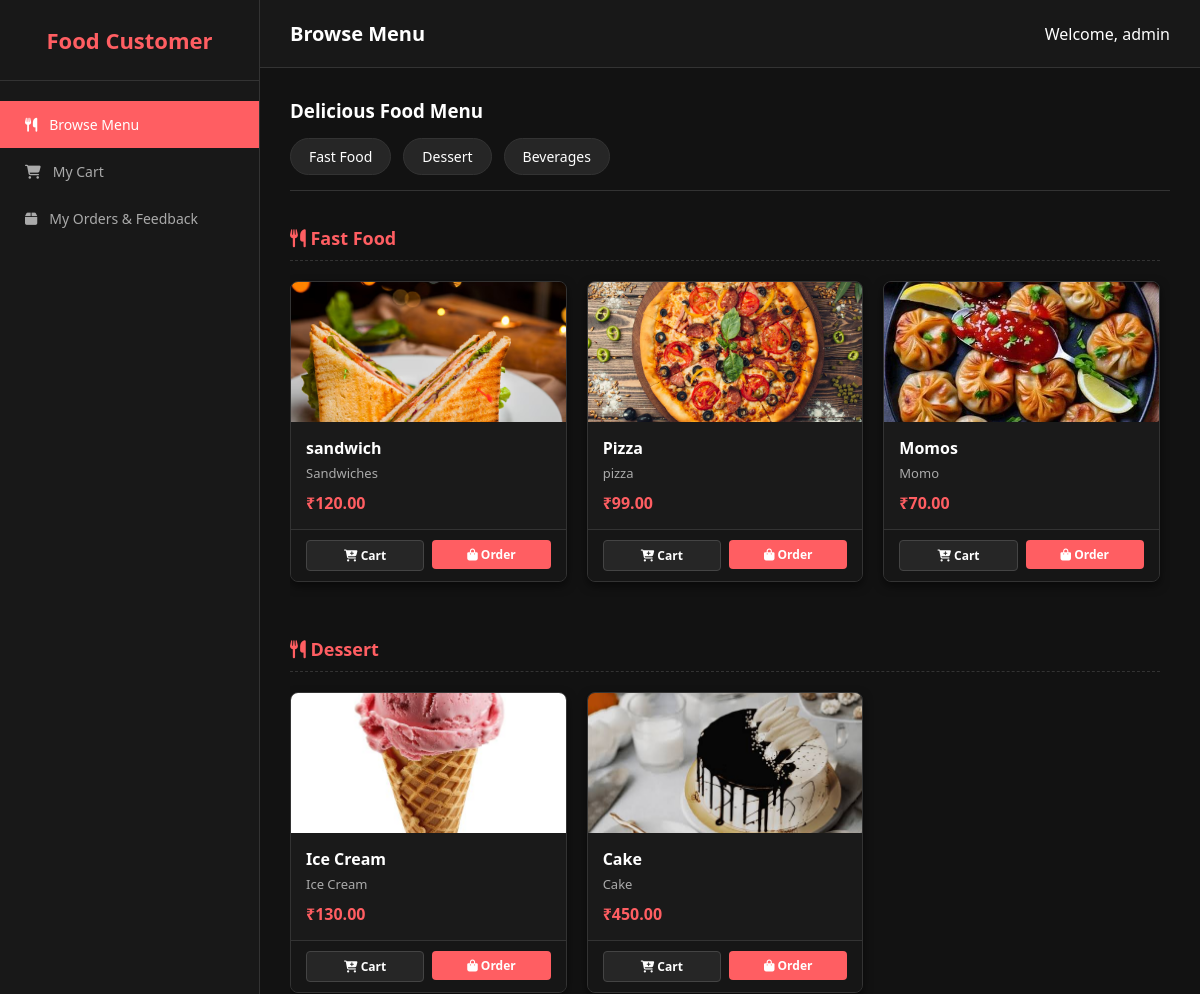
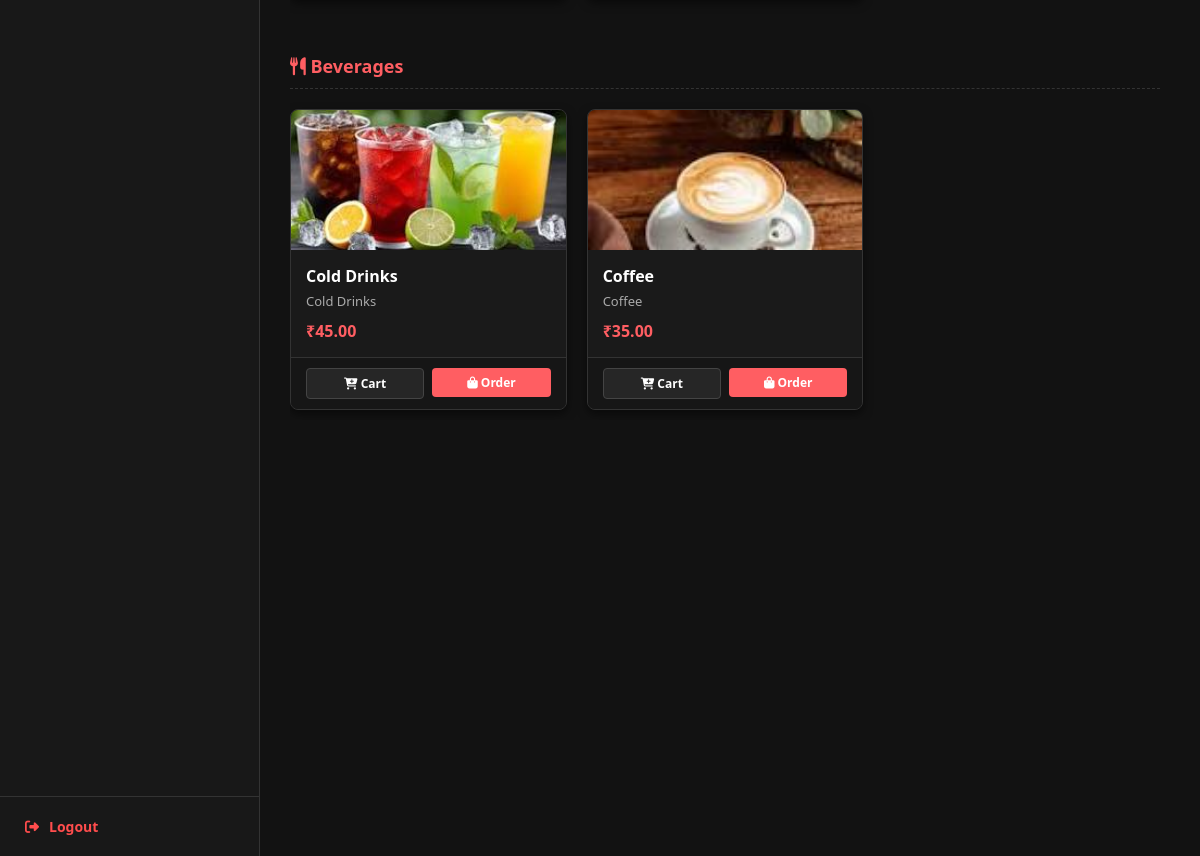
Screenshot of /customer-dashboard/ (signed in) with the database file from the repository (2 pictures, top to bottom).
### restaurant/models.py (models this page shows, shortened)
class Category(models.Model):
    name = models.CharField(max_length=100)

class Product(models.Model):
    sub_category = models.ForeignKey(SubCategory, on_delete=models.CASCADE)
    name = models.CharField(max_length=100)
    price = models.DecimalField(max_digits=10, decimal_places=2)
    image = models.ImageField(upload_to='product_images/', blank=True, null=True)
    available = models.BooleanField(default=True)

class SubCategory(models.Model):
    category = models.ForeignKey(Category, on_delete=models.CASCADE)
    name = models.CharField(max_length=100)

### restaurant/views.py (the view, shortened to what this page needs)
# urls.py: path('customer-dashboard/', views.customer_dashboard, name='customer_dashboard'),
@login_required
def customer_dashboard(request):
    cart = Cart.objects.filter(user=request.user).first()
    cart_items = []
    if cart:
        raw_cart_items = CartItem.objects.filter(cart=cart)
        for item in raw_cart_items:
            item.item_total = item.product.price * item.quantity
            cart_items.append(item)
    user_orders = Order.objects.filter(customer=request.user).exclude(status__iexact='Cancelled').order_by('-id')
    for ord in user_orders:
        ord.feedback_obj = OrderFeedback.objects.filter(order=ord).first()
    context = {
        'categories': Category.objects.all(),
        'subcategories': SubCategory.objects.all(),
        'products': Product.objects.all(),
        'cart_items': cart_items,
        'orders': user_orders,
    }
    return render(request, 'customer_dashboard.html', context)

### templates/customer_dashboard.html (shortened to what this page needs)
<!DOCTYPE html>
<html lang="en">
<head>
    <link rel="stylesheet" href="https://cdnjs.cloudflare.com/ajax/libs/font-awesome/6.4.0/css/all.min.css">
</head>
<body>
    <div class="sidebar">
        <div class="sidebar-brand">Food Customer</div>
        <ul class="sidebar-menu">
            <li class="active" onclick="switchTab(event, 'menu-tab')"><i class="fa-solid fa-utensils"></i> Browse Menu</li>
            <li onclick="switchTab(event, 'cart-tab')"><i class="fa-solid fa-cart-shopping"></i> My Cart</li>
            <li onclick="switchTab(event, 'orders-tab')"><i class="fa-solid fa-box"></i> My Orders & Feedback</li>
        </ul>
        <div class="sidebar-logout">
            <a href="{% url 'logout_url' %}"><i class="fa-solid fa-right-from-bracket"></i> Logout</a>
        </div>
    </div>
    <div class="main-content">
        <div class="header">
            <h2 id="page-title">Browse Menu</h2>
            <span>Welcome, {{ request.user.username }}</span>
        </div>
        <div class="content-body">
            <div id="menu-tab" class="tab-content active">
                <h3>Delicious Food Menu</h3>
                <div class="cat-scroll-nav">
                    {% for cat in categories %}
                    <a href="#cat-{{ cat.id }}">{{ cat.name }}</a>
                    {% endfor %}
                </div>
                <div class="menu-scroll-area">
                    {% for cat in categories %}
                    <div id="cat-{{ cat.id }}" style="padding-top: 15px; margin-bottom: 40px;">
                        <h4 style="color: #ff5e62; font-size: 18px; border-bottom: 1px dashed #333; padding-bottom: 10px; margin-bottom: 20px;">
                            <i class="fa-solid fa-utensils"></i> {{ cat.name }}
                        </h4>
                        <div style="display: grid; grid-template-columns: repeat(auto-fill, minmax(220px, 1fr)); gap: 20px;">
                            {% for prod in products %}
                                {% if prod.sub_category and prod.sub_category.category.id == cat.id %}
                                <div style="background: #1a1a1a; border: 1px solid #333; border-radius: 8px; overflow: hidden; box-shadow: 0 4px 10px rgba(0,0,0,0.5); display: flex; flex-direction: column; justify-content: space-between;">
                                    <div>
                                        {% if prod.image %}
                                        <img src="{{ prod.image.url }}" alt="{{ prod.name }}" style="width: 100%; height: 140px; object-fit: cover; display: block;">
                                        {% else %}
                                        <div style="width: 100%; height: 140px; background: #262626; display: flex; align-items: center; justify-content: center; color: #777; font-size: 13px;">No Image</div>
                                        {% endif %}
                                        <div style="padding: 15px;">
                                            <h4 style="color: #fff; font-size: 16px; margin-bottom: 5px;">{{ prod.name }}</h4>
                                            <p style="color: #aaa; font-size: 13px; margin-bottom: 10px;">{{ prod.sub_category.name }}</p>
                                            <span style="color: #ff5e62; font-weight: bold; font-size: 16px;">₹{{ prod.price }}</span>
                                        </div>
                                    </div>
                                    <div style="padding: 10px 15px; background: #161616; border-top: 1px solid #333; display: flex; gap: 8px;">
                                        <form method="POST" style="flex: 1;">
                                            <button type="submit" style="width: 100%; background: #262626; color: #fff; border: 1px solid #444; padding: 6px; border-radius: 4px; font-size: 12px; cursor: pointer; font-weight: bold;">
                                                <i class="fa-solid fa-cart-plus"></i> Cart
                                            </button>
                                        </form>
                                        <form method="POST" style="flex: 1;">
                                            <button type="submit" style="width: 100%; background: #ff5e62; color: #fff; border: none; padding: 6px; border-radius: 4px; font-size: 12px; cursor: pointer; font-weight: bold;">
                                                <i class="fa-solid fa-bag-shopping"></i> Order
                                            </button>
                                        </form>
                                    </div>
                                </div>
                                {% endif %}
                            {% endfor %}
                        </div>
                    </div>
                    {% endfor %}
                </div>
            </div>
        </div>
    </div>
</body>
</html>

### templates/customer_dashboard.html (style rules this page uses)
* { box-sizing: border-box; margin: 0; padding: 0; font-family: 'Segoe UI', Tahoma, Geneva, Verdana, sans-serif; }
body { background-color: #121212; color: #fff; display: flex; height: 100vh; overflow: hidden; }
.sidebar { width: 260px; background: #181818; border-right: 1px solid #333; display: flex; flex-direction: column; }
.sidebar-brand { padding: 25px; font-size: 22px; font-weight: bold; color: #ff5e62; border-bottom: 1px solid #333; text-align: center; }
.sidebar-menu { list-style: none; padding: 20px 0; flex: 1; overflow-y: auto; }
.sidebar-menu li { padding: 14px 25px; cursor: pointer; transition: 0.2s; display: flex; align-items: center; gap: 12px; color: #aaa; font-size: 14px; }
.sidebar-menu li:hover, .sidebar-menu li.active { background: #ff5e62; color: white; }
.sidebar-logout { padding: 20px 25px; border-top: 1px solid #333; }
.sidebar-logout a { color: #ff4d4d; text-decoration: none; display: flex; align-items: center; gap: 10px; font-weight: bold; font-size: 14px; }
.main-content { flex: 1; display: flex; flex-direction: column; overflow-y: auto; background: #121212; }
.header { padding: 20px 30px; background: #181818; border-bottom: 1px solid #333; display: flex; justify-content: space-between; align-items: center; }
.header h2 { font-size: 20px; color: #fff; }
.content-body { padding: 30px; }
.tab-content { display: none; }
.tab-content.active { display: block; }
.cat-scroll-nav { display: flex; gap: 12px; overflow-x: auto; padding: 15px 0; margin-bottom: 20px; border-bottom: 1px solid #333; position: sticky; top: 0; background: #121212; z-index: 10; }
.cat-scroll-nav a { color: #fff; text-decoration: none; background: #262626; padding: 8px 18px; border-radius: 20px; font-size: 14px; white-space: nowrap; transition: 0.3s; border: 1px solid #333; }
.menu-scroll-area { height: 65vh; overflow-y: auto; scroll-behavior: smooth; padding-right: 10px; }

### rows the page displays
Category: name "Fast Food"
Category: name "Dessert"
Category: name "Beverages"
Product: image (picture), name "sandwich", sub_category.name "Sandwiches", price "120.00"
Product: image (picture), name "Pizza", sub_category.name "pizza", price "99.00"
Product: image (picture), name "Momos", sub_category.name "Momo", price "70.00"
Product: image (picture), name "Ice Cream", sub_category.name "Ice Cream", price "130.00"
Product: image (picture), name "Cake", sub_category.name "Cake", price "450.00"
Product: image (picture), name "Cold Drinks", sub_category.name "Cold Drinks", price "45.00"
Product: image (picture), name "Coffee", sub_category.name "Coffee", price "35.00"

### other values shown
{{ request.user.username }} "admin"
